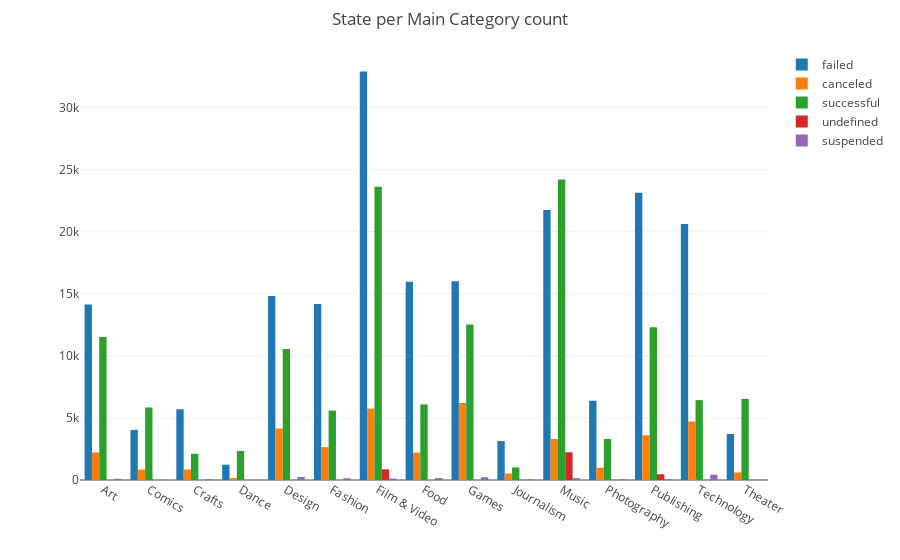

Write notebook code for a chart like this one.
### Markdown cell above
### But did you know how many it was successful based on category?

### Code cell
data_bar = []
for i in state:
    main_category_unique, main_category_count = np.unique(df[df.state==i]['main_category'], return_counts = True)
    data_bar.append(go.Bar(x=main_category_unique,y=main_category_count,name=i))
layout = go.Layout(
    title = 'State per Main Category count',
     margin = dict(
        t = 50
    )
)
fig = go.Figure(data = data_bar, layout = layout)
py.iplot(fig)

### Figure 1 — Plotly figure (JSON) as saved in the notebook; plotly's stock layout.template omitted (floating-point values rounded to 4 significant figures)
{"data": [{"type": "bar", "x": ["Art", "Comics", "Crafts", "Dance", "Design", "Fashion", "Film & Video", "Food", "Games", "Journalism", "Music", "Photography", "Publishing", "Technology", "Theater"], "y": [14131, 4036, 5703, 1235, 14814, 14182, 32904, 15969, 16003, 3137, 21752, 6384, 23145, 20616, 3708], "name": "failed"}, {"type": "bar", "x": ["Art", "Comics", "Crafts", "Dance", "Design", "Fashion", "Film & Video", "Food", "Games", "Journalism", "Music", "Photography", "Publishing", "Technology", "Theater"], "y": [2222, 842, 843, 163, 4152, 2650, 5755, 2211, 6202, 523, 3305, 986, 3602, 4715, 608], "name": "canceled"}, {"type": "bar", "x": ["Art", "Comics", "Crafts", "Dance", "Design", "Fashion", "Film & Video", "Food", "Games", "Journalism", "Music", "Photography", "Publishing", "Technology", "Theater"], "y": [11510, 5842, 2115, 2338, 10550, 5593, 23623, 6085, 12518, 1012, 24197, 3305, 12300, 6434, 6534], "name": "successful"}, {"type": "bar", "x": ["Dance", "Design", "Fashion", "Film & Video", "Games", "Music", "Photography", "Publishing", "Technology", "Theater"], "y": [1, 2, 3, 854, 1, 2234, 1, 462, 3, 1], "name": "undefined"}, {"type": "bar", "x": ["Art", "Comics", "Crafts", "Dance", "Design", "Fashion", "Film & Video", "Food", "Games", "Journalism", "Music", "Photography", "Publishing", "Technology", "Theater"], "y": [96, 23, 72, 13, 247, 138, 117, 153, 220, 52, 149, 55, 66, 424, 21], "name": "suspended"}], "layout": {"title": "State per Main Category count", "margin": {"t": 50}}}
